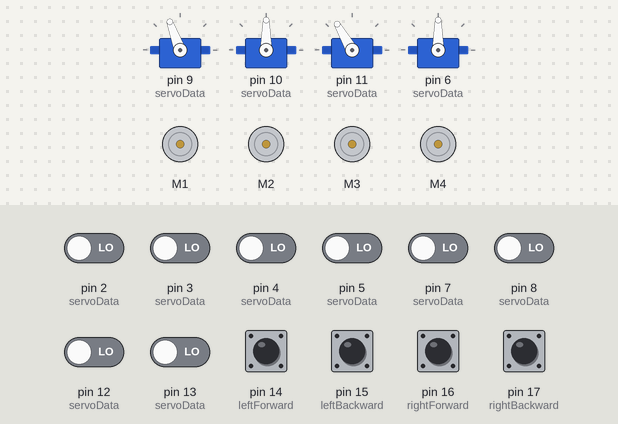
A sketch run on a simulated Arduino Uno, built with avr-gcc and run on an emulated ATmega328P. Shown: 4 × servo, 4 × DC motor (green arrow = forward, orange = backward, longer = faster). The test bench sets the inputs (shaded band); at power-on: pin 2 (servoData), pin 3 (servoData), pin 4 (servoData), pin 5 (servoData), pin 7 (servoData), pin 8 (servoData), pin 12 (servoData), pin 13 (servoData), pin 14 (leftForward), pin 15 (leftBackward), pin 16 (rightForward), pin 17 (rightBackward) LOW. What the sketch prints to the serial monitor is not drawn.

Above: at 1.2 s.
1.3 s: pin 7 (servoData) driven HIGH
At 3.4 s:
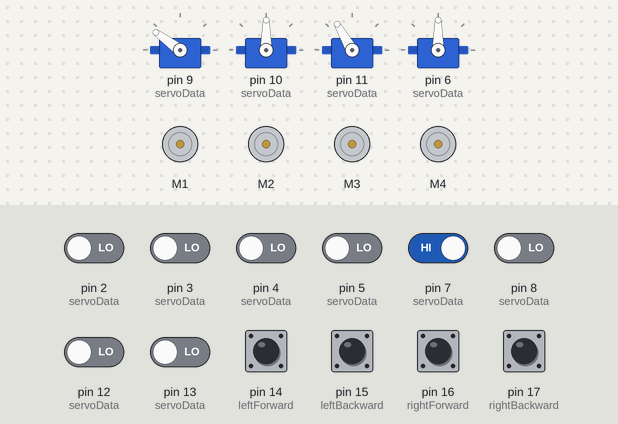
4.3 s: pin 2 (servoData) driven HIGH
At 5.6 s:
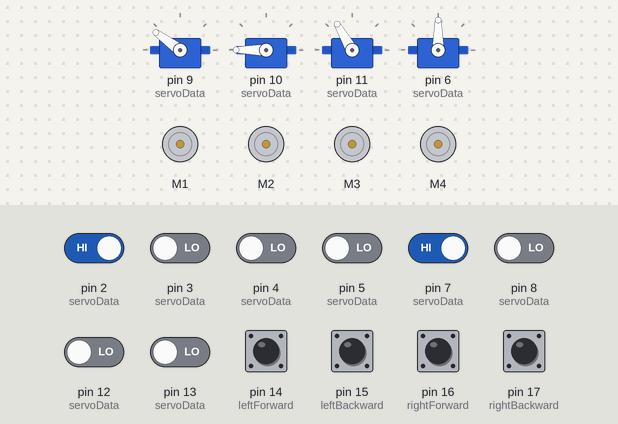
6.6 s: pin 4 (servoData) driven HIGH
At 7.7 s:
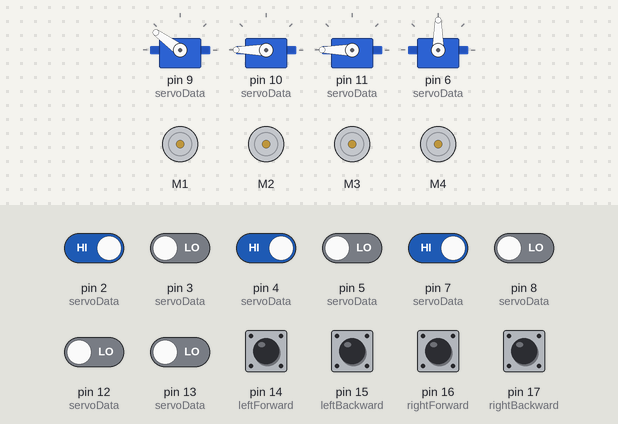
8.7 s: pin 12 (servoData) driven HIGH
At 10.2 s:
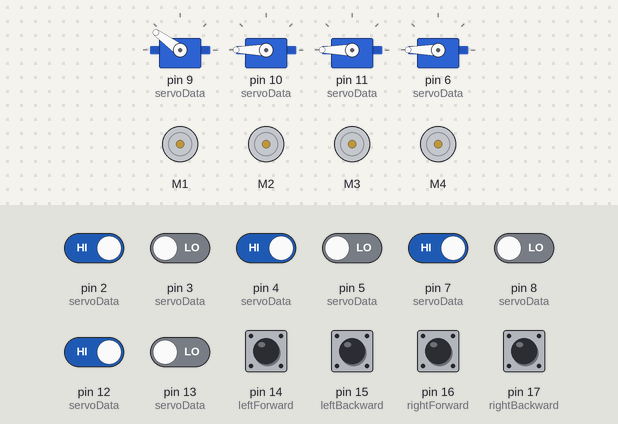
11.0 s: pin 14 (leftForward) pulled HIGH for 0.15 s
At 11.07 s:
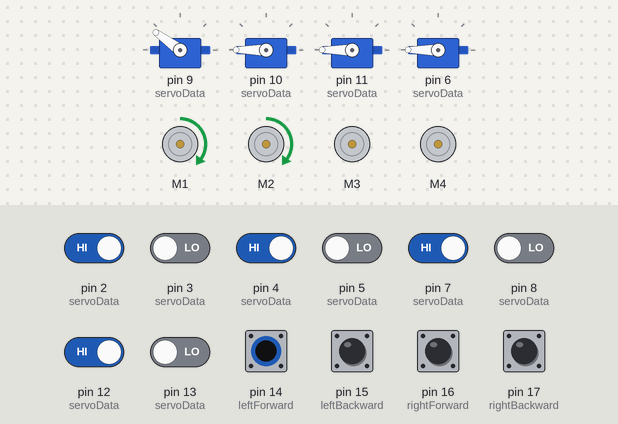
12.6 s: pin 15 (leftBackward) pulled HIGH for 0.15 s
At 12.67 s:
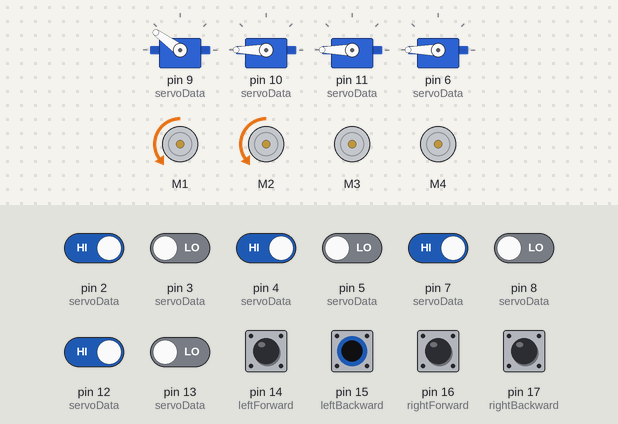
Timing chart, 0 to 15.2 s (numbered marks = the images above; inputs shaded):
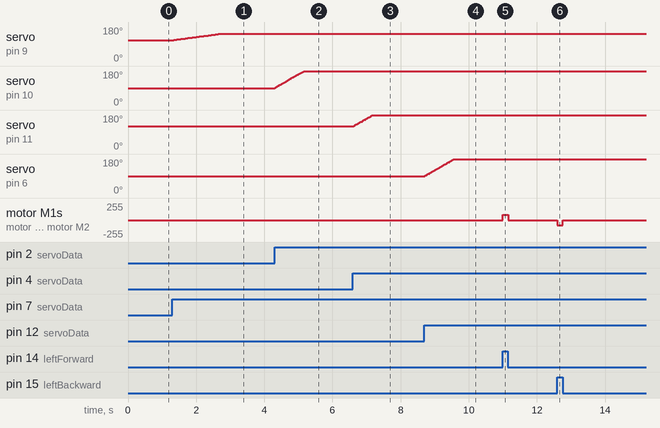

Measured:
- after the input at 1.3 s, servo on pin 9 (servoData): moves from 110° to 144° over 1.4 s, starting at once
- after the input at 4.3 s, servo on pin 10 (servoData): moves from 90° to 180° over 0.86 s, starting at once
- after the input at 6.6 s, servo on pin 11 (servoData): moves from 120° to 180° over 0.57 s, starting at once
- after the input at 8.7 s, servo on pin 6 (servoData): moves from 90° to 180° over 0.86 s, starting at once
- after the input at 11.0 s, motor M1, motor M2: stopped → forward 80/255 at once, → stopped 0.15 s later
- after the input at 12.6 s, motor M1, motor M2: stopped → backward 80/255 at once, → stopped 0.15 s later

The sketch:

Switch_Steering.ino
```cpp
#include <Wire.h>
#include <Servo.h> //Include required headers
#include <Adafruit_MotorShield.h>
#include "utility/Adafruit_PWMServoDriver.h"

//Attach motor shield
Adafruit_MotorShield AFMS = Adafruit_MotorShield();
//define motors

Adafruit_DCMotor *leftFrontMotor = AFMS.getMotor(1);
Adafruit_DCMotor *leftBackMotor = AFMS.getMotor(2);
Adafruit_DCMotor *rightFrontMotor = AFMS.getMotor(3);
Adafruit_DCMotor *rightBackMotor = AFMS.getMotor(4);

const int startSpeed = 80;
const int maxSpeed = 255;
//                           [0]  [1]     [2]       [3]      [4]    [5]
//                           pin, pin, lowlimit, highlimit, speed, servo pin
const int servoData [][6] = {{7,    8,        55,      144,    25,   9},  //shovel lift     [0]
                            {2,     3,         0,      180,   200,  10},  //paw open close  [1]
                            {4,     5,         0,      180,   200,  11},  //paw arm         [2]
                            {12,   13,         0,      180,   200,  6}}; //shovel tilt      [3]

int servoPosition [] = {110, 90, 120, 90};

int servoState [] = {0, 0, 0, 0};

unsigned long servoLastAdjust[] = {0, 0, 0, 0};

Servo servos[4];

//Give names to input pins
int leftForward = 14;
int leftBackward = 15;
int rightForward = 16;
int rightBackward = 17;

//Declare variables to hold speeds
int leftSpeed = 0;
int rightSpeed = 0;

//Variables to hold last sesen state of each side
int leftPreviousState = 3;
int rightPreviousState = 3;

int pawState = 0;

//Vars for when that state started
unsigned long leftStartTime = 0;
unsigned long rightStartTime = 0;

//Declare switch state variables
int leftForwardState = 0;
int leftBackwardState = 0;
int rightForwardState = 0;
int rightBackwardState = 0;


void setup() {
  Serial.begin(9600);
  // start Serial
   AFMS.begin();
  //Set pins as inputs
  pinMode(leftForward, INPUT);
  pinMode(leftBackward, INPUT);
  pinMode(rightForward, INPUT);
  pinMode(rightBackward, INPUT);


  for(int x = 0; x < 4; x++){
    servos[x].attach(servoData[x][5]);
  }

}

void loop() {
  readValues(); //read switch values
  computeMotorSpeeds(); //compute motor speeds
  adjustServos();
  adjustMotors();
  printValues();
  delay(1);
}

void readValues(){
  //read in values from input pins
  leftForwardState = digitalRead(leftForward);
  leftBackwardState = digitalRead(leftBackward);
  rightForwardState = digitalRead(rightForward);
  rightBackwardState = digitalRead(rightBackward);

  for(int x = 0; x < 4; x++){

    if(digitalRead(servoData[x][0])){
      servoState[x] = 1;
    }
    else if(digitalRead(servoData[x][1])){
      servoState[x] = -1;
    }
    else{
      servoState[x] = 0;
    }
  }
}

void computeMotorSpeeds(){

  if(leftForwardState){
    if(leftPreviousState == 0){
      if(millis() < leftStartTime + 1000){
        leftSpeed = startSpeed;
      }
      else if(millis() > 2000 + leftStartTime){
        leftSpeed = maxSpeed;
      }
      else {
        leftSpeed = map(millis() - leftStartTime - 1000, 0, 1000, startSpeed, maxSpeed);
      }
    }
    else{

      leftPreviousState = 0;

      if(rightPreviousState != 2){
        leftStartTime = rightStartTime;
      }
      else{
        leftStartTime = millis();
        leftSpeed = startSpeed;
      }

    }

  }
  else if(leftBackwardState){
    if(leftPreviousState == 1){
      if(millis() < leftStartTime + 1000){
        leftSpeed = startSpeed;
      }
      else if(millis() > 2000 + leftStartTime){
        leftSpeed = maxSpeed;
      }
      else {
        leftSpeed = map(millis() - leftStartTime - 1000, 0, 1000, startSpeed, maxSpeed);
      }
    }
    else{
      leftPreviousState = 1;
      if(rightPreviousState != 2){
        leftStartTime = rightStartTime;

      }
      else{
        leftStartTime = millis();
        leftSpeed = startSpeed;
      }
    }
  }
  else {

    leftPreviousState = 2;
  }

  if(rightForwardState){

    if(rightPreviousState == 0){
      if(millis() < 1000 + rightStartTime){
        rightSpeed = startSpeed;
      }
      else if( millis() > 2000 + rightStartTime){
        rightSpeed = maxSpeed;
      }
      else {
        rightSpeed = map(millis() - rightStartTime - 1000, 0, 1000, startSpeed, maxSpeed);
      }
    }
    else{
      rightPreviousState = 0;
      if(leftPreviousState != 2){
        rightStartTime = leftStartTime;
      }
      else{
        rightStartTime = millis();
        rightSpeed = startSpeed;
      }
    }

  }
  else if(rightBackwardState){

    if(rightPreviousState == 1){
      if(millis() < 1000 + rightStartTime){
        rightSpeed = startSpeed;
      }
      else if(millis() > 2000 + rightStartTime){
        rightSpeed = maxSpeed;
      }
      else {
        rightSpeed = map(millis() - rightStartTime - 1000, 0, 1000, startSpeed, maxSpeed);
      }
    }
    else{
      rightPreviousState = 1;
      if(leftPreviousState != 2){
        rightStartTime = leftStartTime;
      }
      else{
        rightStartTime = millis();
        rightSpeed = startSpeed;
      }

    }
  }
  else {
    rightPreviousState = 2;
  }

}

void adjustServos(){
  for(int x = 0; x < 4; x++){
    servoPosition[x] = computeServoSpeed(servoPosition[x], servoData[x][2], servoData[x][3], servoState[x], servoLastAdjust[x], servoData[x][4]);
    servos[x].write(servoPosition[x]);
    //Serial.println(servoPosition[x]);
  }
}

int computeServoSpeed(int position, const int lowerLimit, const int higherLimit, int state, unsigned long& lastAdjust, const int speed){
  if (position > lowerLimit && state == -1 && lastAdjust + (1000 / speed) < millis()){
    position -= 1;
    lastAdjust = millis();
  }
  if (position < higherLimit && state == 1 && lastAdjust + (1000 / speed)< millis()){
    position += 1;
    lastAdjust = millis();
  }
  return position;
}

void adjustMotors(){
  switch (leftPreviousState){
    case 0:
      leftFrontMotor->run(FORWARD);
      leftBackMotor->run(FORWARD);
      break;
    case 1:
      leftFrontMotor->run(BACKWARD);
      leftBackMotor->run(BACKWARD);
      break;
    default:
      leftFrontMotor->run(RELEASE);
      leftBackMotor->run(RELEASE);
  }

  switch (rightPreviousState){
    case 0:
      rightFrontMotor->run(FORWARD);
      rightBackMotor->run(FORWARD);
      break;
    case 1:
      rightFrontMotor->run(BACKWARD);
      rightBackMotor->run(BACKWARD);
      break;
    default:
      rightFrontMotor->run(RELEASE);
      rightBackMotor->run(RELEASE);
  }

  leftFrontMotor->setSpeed(leftSpeed);
  leftBackMotor->setSpeed(leftSpeed);
  rightFrontMotor->setSpeed(rightSpeed);
  rightBackMotor->setSpeed(rightSpeed);

}

void printValues(){
  Serial.println(servoPosition[0]);
  /*
  Serial.print(leftForwardState);
  Serial.print(", ");
  Serial.print(leftBackwardState);
  Serial.print(", ");
  Serial.print(rightForwardState);
  Serial.print(", ");
  Serial.print(rightBackwardState);
  Serial.println(", ");
  */

}
```
